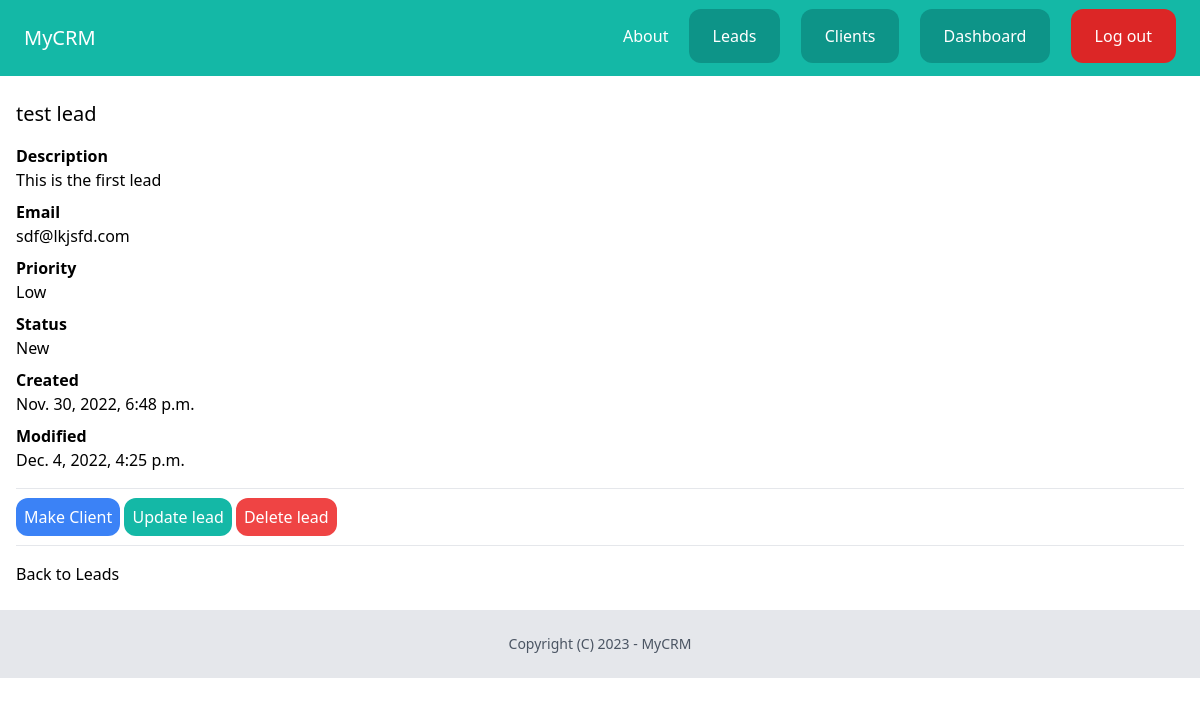
The app's page /dashboard/lead/detail/6/ (signed in) with its own data.
### lead/models.py (models this page shows, shortened)
class Lead(models.Model):
    LOW = 'low'
    MEDIUM = 'medium'
    HIGH = 'high'
    CHOICES_PRIORITY = (
        ('LOW', 'Low'),
        ('MEDIUM', 'Medium'),
        ('HIGH', 'High'),
    )
    NEW = 'new'
    CONTACTED = 'contacted'
    WON = 'won'
    LOST = 'lost'
    CHOICES_STATUS = (
        ('NEW', 'New'),
        ('CONTACTED', 'Contacted'),
        ('WON', 'Won'),
        ('LOST', 'Lost'),
    )
    name = models.CharField(max_length=150)
    email = models.EmailField()
    description = models.TextField(null=True, blank=True)
    priority = models.CharField(max_length=10, choices=CHOICES_PRIORITY, default=MEDIUM)
    status = models.CharField(max_length=10, choices=CHOICES_STATUS, default=NEW)
    created_by = models.ForeignKey(User, related_name='lead', on_delete=models.CASCADE)
    created_at = models.DateTimeField(auto_now_add=True)
    modified_at = models.DateTimeField(auto_now=True)
    became_client = models.BooleanField(default=False)

### lead/views.py (the view)
# urls.py: path('detail/<int:pk>/', views.lead_detail, name='lead_detail'),
def lead_detail(request, pk):
    lead = get_object_or_404(Lead, created_by=request.user, pk=pk)
    return render(request, 'lead/lead_detail.html', {'lead':lead})

### templates/lead/lead_detail.html (shortened to what this page needs)
{% extends "base.html" %}
{% block content %}
    <div class="py-6 px-4">
        <h1 class="mb-4 text-xl"> {{lead.name}} </h1>
        {% if lead.description %}
            <p class="font-semibold"> Description </p>
            <p class="mb-2"> {{lead.description}} </p>
        {% endif %}
        <p class="font-semibold"> Email </p>
        <p class="mb-2"> {{lead.email}} </p>
        <p class="font-semibold"> Priority </p>
        <p class="mb-2"> {{lead.get_priority_display}} </p>
        <p class="font-semibold"> Status </p>
        <p class="mb-2"> {{lead.get_status_display}} </p>
        <p class="font-semibold"> Created </p>
        <p class="mb-2"> {{lead.created_at}} </p>
        <p class="font-semibold"> Modified </p>
        <p class="mb-2"> {{lead.modified_at}} </p>
        <hr class="my-4">
            <a href=" {% url 'make_client' lead.pk %} " class="py-2 px-2 rounded-xl bg-blue-500 text-white">Make Client</a>
            <a href=" {% url 'lead_edit' lead.pk %} " class="py-2 px-2 rounded-xl bg-teal-500 text-white">Update lead</a>
            <a href=" {% url 'lead_delete' lead.pk %} " class="py-2 px-2 rounded-xl bg-red-500 text-white">Delete lead</a>
        <hr class="my-4">
        <a href=" {% url 'leads_list' %} ">Back to Leads</a>
    </div>
{% endblock content %}

### records on screen
Lead: name "test lead", description "This is the first lead", email "sdf@lkjsfd.com", priority "Low", status "New", created_at "Nov. 30, 2022, 6:48 p.m.", modified_at "Dec. 4, 2022, 4:25 p.m."
